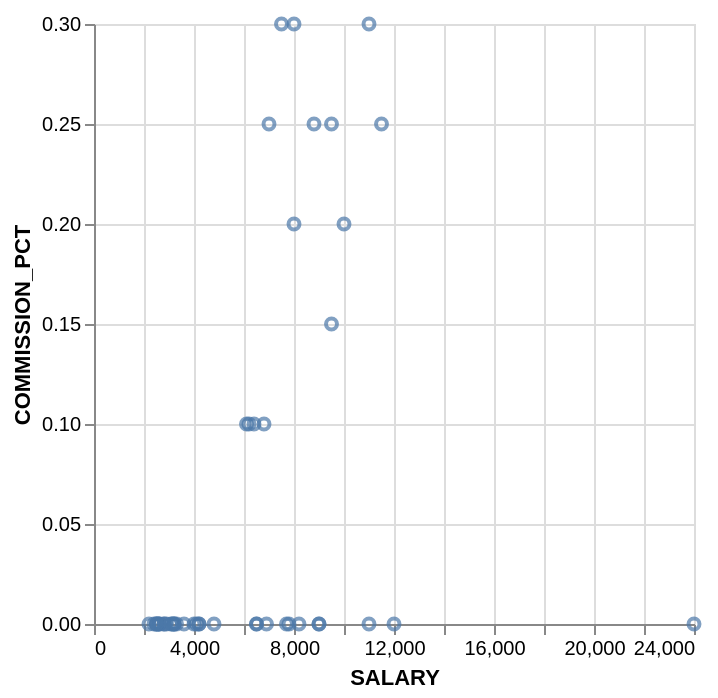

Source (Vega-Lite JSON):
### Vega-Lite specification from a JSON file in a GitHub repository (floating-point values rounded to 4 significant figures)
{"data": {"values": [{"x_data": 24000, "y_data": 0}, {"x_data": 12000, "y_data": 0}, {"x_data": 11500, "y_data": 0.25}, {"x_data": 11000, "y_data": 0}, {"x_data": 11000, "y_data": 0.3}, {"x_data": 10000, "y_data": 0.2}, {"x_data": 9500, "y_data": 0.25}, {"x_data": 9500, "y_data": 0.15}, {"x_data": 9000, "y_data": 0}, {"x_data": 9000, "y_data": 0}, {"x_data": 8800, "y_data": 0.25}, {"x_data": 8200, "y_data": 0}, {"x_data": 8000, "y_data": 0.2}, {"x_data": 8000, "y_data": 0.3}, {"x_data": 7800, "y_data": 0}, {"x_data": 7700, "y_data": 0}, {"x_data": 7500, "y_data": 0.3}, {"x_data": 7000, "y_data": 0.25}, {"x_data": 6900, "y_data": 0}, {"x_data": 6800, "y_data": 0.1}, {"x_data": 6500, "y_data": 0}, {"x_data": 6500, "y_data": 0}, {"x_data": 6400, "y_data": 0.1}, {"x_data": 6200, "y_data": 0.1}, {"x_data": 6100, "y_data": 0.1}, {"x_data": 4800, "y_data": 0}, {"x_data": 4200, "y_data": 0}, {"x_data": 4200, "y_data": 0}, {"x_data": 4100, "y_data": 0}, {"x_data": 4000, "y_data": 0}, {"x_data": 3600, "y_data": 0}, {"x_data": 3300, "y_data": 0}, {"x_data": 3200, "y_data": 0}, {"x_data": 3200, "y_data": 0}, {"x_data": 3200, "y_data": 0}, {"x_data": 3100, "y_data": 0}, {"x_data": 3100, "y_data": 0}, {"x_data": 2900, "y_data": 0}, {"x_data": 2800, "y_data": 0}, {"x_data": 2800, "y_data": 0}, {"x_data": 2600, "y_data": 0}, {"x_data": 2600, "y_data": 0}, {"x_data": 2600, "y_data": 0}, {"x_data": 2500, "y_data": 0}, {"x_data": 2500, "y_data": 0}, {"x_data": 2500, "y_data": 0}, {"x_data": 2400, "y_data": 0}, {"x_data": 2200, "y_data": 0}]}, "mark": "point", "encoding": {"x": {"field": "x_data", "type": "quantitative", "title": "SALARY"}, "y": {"field": "y_data", "type": "quantitative", "title": "COMMISSION_PCT"}}}
